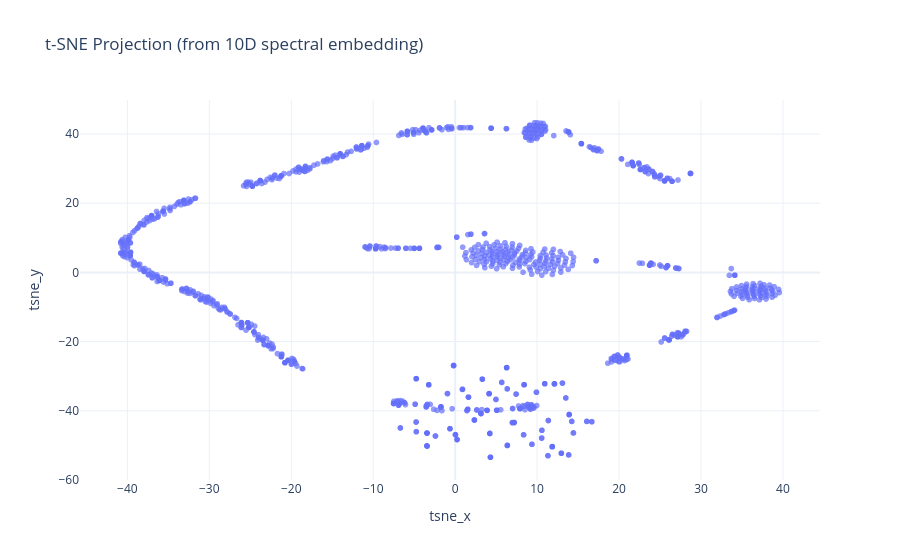

Notebook source saved alongside this figure:
### Code cell
fig.show()

### Figure 1 — Plotly figure (JSON) as saved in the notebook; plotly's stock layout.template omitted (floating-point values rounded to 4 significant figures; data arrays with more than 128 entries replaced by an {"elided": "..."} marker saying what was removed)
{"data": [{"customdata": {"elided": "1070x2 int values"}, "hovertemplate": "tsne_x=%{x}<br>tsne_y=%{y}<br>node_id=%{customdata[0]}<br>node_index=%{customdata[1]}<extra></extra>", "legendgroup": "", "marker": {"color": "#636efa", "opacity": 0.7, "size": 6, "symbol": "circle"}, "mode": "markers", "name": "", "showlegend": false, "type": "scattergl", "x": {"elided": "1070 float values"}, "xaxis": "x", "y": {"elided": "1070 float values"}, "yaxis": "y"}], "layout": {"legend": {"tracegroupgap": 0}, "title": {"text": "t-SNE Projection (from 10D spectral embedding)"}, "xaxis": {"anchor": "y", "domain": [0, 1], "title": {"text": "tsne_x"}}, "yaxis": {"anchor": "x", "domain": [0, 1], "title": {"text": "tsne_y"}}}}
